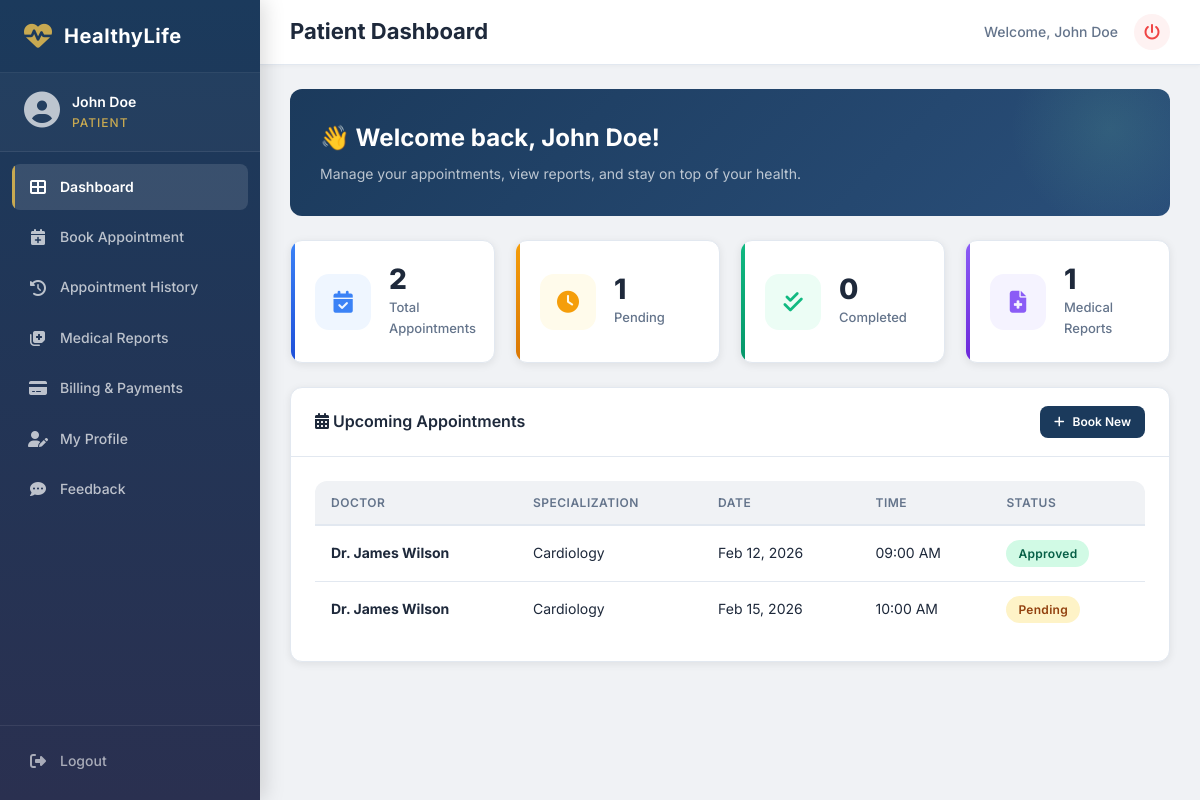
The page /patient/dashboard.php (signed in) on the database its author committed.
### tables this page shows
CREATE TABLE IF NOT EXISTS `appointments` (
  `id` INT AUTO_INCREMENT PRIMARY KEY,
  `patient_id` INT NOT NULL,
  `doctor_id` INT NOT NULL,
  `appointment_date` DATE NOT NULL,
  `appointment_time` TIME NOT NULL,
  `status` ENUM('pending','approved','completed','cancelled') NOT NULL DEFAULT 'pending',
  `reason` TEXT DEFAULT NULL,
  `notes` TEXT DEFAULT NULL,
  `created_at` TIMESTAMP DEFAULT CURRENT_TIMESTAMP,
  `updated_at` TIMESTAMP DEFAULT CURRENT_TIMESTAMP ON UPDATE CURRENT_TIMESTAMP,
  FOREIGN KEY (`patient_id`) REFERENCES `users`(`id`) ON DELETE CASCADE,
  FOREIGN KEY (`doctor_id`) REFERENCES `users`(`id`) ON DELETE CASCADE
);

CREATE TABLE IF NOT EXISTS `users` (
  `id` INT AUTO_INCREMENT PRIMARY KEY,
  `full_name` VARCHAR(100) NOT NULL,
  `email` VARCHAR(150) NOT NULL UNIQUE,
  `password` VARCHAR(255) NOT NULL,
  `role` ENUM('admin','doctor','patient','receptionist') NOT NULL DEFAULT 'patient',
  `phone` VARCHAR(20) DEFAULT NULL,
  `gender` ENUM('male','female','other') DEFAULT NULL,
  `date_of_birth` DATE DEFAULT NULL,
  `address` TEXT DEFAULT NULL,
  `profile_image` VARCHAR(255) DEFAULT NULL,
  `specialization` VARCHAR(100) DEFAULT NULL,
  `consulting_hours` VARCHAR(100) DEFAULT NULL,
  `consulting_days` VARCHAR(255) DEFAULT NULL,
  `consulting_fee` DECIMAL(10,2) DEFAULT NULL,
  `is_active` TINYINT(1) NOT NULL DEFAULT 1,
  `created_at` TIMESTAMP DEFAULT CURRENT_TIMESTAMP,
  `updated_at` TIMESTAMP DEFAULT CURRENT_TIMESTAMP ON UPDATE CURRENT_TIMESTAMP
);

### patient/dashboard.php (the view, shortened to what this page needs)
<?php
require_once __DIR__ . '/../middleware/check_login.php';
$userId = $_SESSION['user_id'];
$totalAppointments = $conn->query("SELECT COUNT(*) as c FROM appointments WHERE patient_id = $userId")->fetch_assoc()['c'];
$pendingAppts = $conn->query("SELECT COUNT(*) as c FROM appointments WHERE patient_id = $userId AND status='pending'")->fetch_assoc()['c'];
$completedAppts = $conn->query("SELECT COUNT(*) as c FROM appointments WHERE patient_id = $userId AND status='completed'")->fetch_assoc()['c'];
$totalReports = $conn->query("SELECT COUNT(*) as c FROM medical_reports WHERE patient_id = $userId")->fetch_assoc()['c'];
$upcoming = $conn->query("
    SELECT a.*, d.full_name as doctor_name, d.specialization
    FROM appointments a
    JOIN users d ON a.doctor_id = d.id
    WHERE a.patient_id = $userId AND a.appointment_date >= CURDATE() AND a.status IN ('pending','approved')
    ORDER BY a.appointment_date ASC, a.appointment_time ASC LIMIT 5
");
require_once __DIR__ . '/../includes/header.php';
require_once __DIR__ . '/../includes/sidebar.php';
?>
<div class="welcome-card">
    <h2>👋 Welcome back, <?php echo htmlspecialchars($_SESSION['full_name']); ?>!</h2>
    <p>Manage your appointments, view reports, and stay on top of your health.</p>
</div>
<div class="stats-grid">
    <div class="stat-card blue">
        <div class="stat-icon blue"><i class="fas fa-calendar-check"></i></div>
        <div class="stat-details"><h3><?php echo $totalAppointments; ?></h3><p>Total Appointments</p></div>
    </div>
    <div class="stat-card orange">
        <div class="stat-icon orange"><i class="fas fa-clock"></i></div>
        <div class="stat-details"><h3><?php echo $pendingAppts; ?></h3><p>Pending</p></div>
    </div>
    <div class="stat-card green">
        <div class="stat-icon green"><i class="fas fa-check-double"></i></div>
        <div class="stat-details"><h3><?php echo $completedAppts; ?></h3><p>Completed</p></div>
    </div>
    <div class="stat-card purple">
        <div class="stat-icon purple"><i class="fas fa-file-medical"></i></div>
        <div class="stat-details"><h3><?php echo $totalReports; ?></h3><p>Medical Reports</p></div>
    </div>
</div>
<div class="card">
    <div class="card-header">
        <h2><i class="fas fa-calendar-alt"></i> Upcoming Appointments</h2>
        <a href="<?php echo APP_URL; ?>/patient/book_appointment.php" class="btn btn-primary btn-sm"><i class="fas fa-plus"></i> Book New</a>
    </div>
    <div class="card-body">
        <?php if ($upcoming->num_rows > 0): ?>
        <div class="table-responsive">
            <table>
                <thead><tr><th>Doctor</th><th>Specialization</th><th>Date</th><th>Time</th><th>Status</th></tr></thead>
                <tbody>
                    <?php while ($u = $upcoming->fetch_assoc()): ?>
                    <tr>
                        <td data-label="Doctor"><strong><?php echo htmlspecialchars($u['doctor_name']); ?></strong></td>
                        <td data-label="Specialization"><?php echo htmlspecialchars($u['specialization']); ?></td>
                        <td data-label="Date"><?php echo date('M d, Y', strtotime($u['appointment_date'])); ?></td>
                        <td data-label="Time"><?php echo date('h:i A', strtotime($u['appointment_time'])); ?></td>
                        <td data-label="Status"><span class="badge badge-<?php echo $u['status']; ?>"><?php echo ucfirst($u['status']); ?></span></td>
                    </tr>
                    <?php endwhile; ?>
                </tbody>
            </table>
        </div>
        <?php else: ?>
            <div class="empty-state"><i class="fas fa-calendar-times"></i><p>No upcoming appointments</p></div>
        <?php endif; ?>
    </div>
</div>
<?php require_once __DIR__ . '/../includes/footer.php'; ?>

### includes/includes.css (style rules this page uses)
:root { --theme-primary: #1a1f3d; --theme-primary-light: #2a3050; --sidebar-width: 260px; --sidebar-collapsed: 0px; --topbar-height: 65px; --border-radius: 12px; --border-radius-sm: 8px; --shadow-sm: 0 2px 8px rgba(0, 0, 0, 0.08); --shadow-md: 0 4px 16px rgba(0, 0, 0, 0.12); --shadow-lg: 0 8px 32px rgba(0, 0, 0, 0.16); --transition: all 0.3s cubic-bezier(0.4, 0, 0.2, 1); --font-family: 'Inter', -apple-system, BlinkMacSystemFont, sans-serif; --color-success: #10b981; --color-danger: #ef4444; --color-warning: #f59e0b; --color-info: #3b82f6; --bg-body: #f0f2f5; --bg-card: #ffffff; --text-primary: #1e293b; --text-secondary: #64748b; --text-muted: #94a3b8; --border-color: #e2e8f0; --gold-accent: #c8a951; --bg-light: #f8fafc; --text-accent: #6366f1; }
*, *::before, *::after { margin: 0; padding: 0; box-sizing: border-box; }
body { font-family: var(--font-family); background: var(--bg-body); color: var(--text-primary); line-height: 1.6; overflow-x: hidden; -webkit-text-size-adjust: 100%; }
a { text-decoration: none; color: inherit; }
.card { background: var(--bg-card); border-radius: var(--border-radius); box-shadow: var(--shadow-sm); border: 1px solid var(--border-color); transition: var(--transition); overflow: hidden; }
.card-header { padding: 18px 24px; border-bottom: 1px solid var(--border-color); display: flex; align-items: center; justify-content: space-between; gap: 12px; flex-wrap: wrap; }
.card-header h2 { font-size: 16px; font-weight: 600; color: var(--text-primary); }
.card-body { padding: 24px; }
.stats-grid { display: grid; grid-template-columns: repeat(auto-fit, minmax(200px, 1fr)); gap: 20px; margin-bottom: 24px; }
.stat-card { background: var(--bg-card); border-radius: var(--border-radius); padding: 24px; display: flex; align-items: center; gap: 18px; box-shadow: var(--shadow-sm); border: 1px solid var(--border-color); transition: var(--transition); position: relative; overflow: hidden; }
.stat-card::after { content: ''; position: absolute; top: 0; left: 0; width: 4px; height: 100%; border-radius: 4px 0 0 4px; }
.stat-card.blue::after { background: linear-gradient(180deg, #3b82f6, #1d4ed8); }
.stat-card.green::after { background: linear-gradient(180deg, #10b981, #059669); }
.stat-card.purple::after { background: linear-gradient(180deg, #8b5cf6, #6d28d9); }
.stat-card.orange::after { background: linear-gradient(180deg, #f59e0b, #d97706); }
.stat-icon { width: 56px; height: 56px; border-radius: 14px; display: flex; align-items: center; justify-content: center; font-size: 22px; flex-shrink: 0; }
.stat-icon.blue { background: #eff6ff; color: #3b82f6; }
.stat-icon.green { background: #ecfdf5; color: #10b981; }
.stat-icon.purple { background: #f5f3ff; color: #8b5cf6; }
.stat-icon.orange { background: #fffbeb; color: #f59e0b; }
.stat-details h3 { font-size: 28px; font-weight: 800; color: var(--text-primary); line-height: 1; margin-bottom: 4px; }
.stat-details p { font-size: 13px; color: var(--text-secondary); font-weight: 500; }
.table-responsive { overflow-x: auto; border-radius: var(--border-radius); -webkit-overflow-scrolling: touch; }
table { width: 100%; border-collapse: collapse; min-width: 600px; }
table thead th { background: var(--bg-body); padding: 12px 16px; text-align: left; font-size: 12px; font-weight: 600; text-transform: uppercase; letter-spacing: 0.5px; color: var(--text-secondary); border-bottom: 2px solid var(--border-color); white-space: nowrap; }
table tbody td { padding: 14px 16px; font-size: 14px; border-bottom: 1px solid var(--border-color); color: var(--text-primary); vertical-align: middle; }
table tbody tr { transition: var(--transition); }
table tbody tr:last-child td { border-bottom: none; }
.badge { display: inline-flex; align-items: center; padding: 4px 12px; border-radius: 20px; font-size: 12px; font-weight: 600; letter-spacing: 0.3px; white-space: nowrap; }
.badge-pending { background: #fef3c7; color: #92400e; }
.badge-approved { background: #d1fae5; color: #065f46; }
.btn { display: inline-flex; align-items: center; gap: 8px; padding: 10px 20px; border-radius: var(--border-radius-sm); font-size: 14px; font-weight: 600; cursor: pointer; border: none; transition: var(--transition); font-family: var(--font-family); text-decoration: none; white-space: nowrap; justify-content: center; }
.btn-primary { background: var(--theme-primary); color: #fff; }
.btn-sm { padding: 6px 14px; font-size: 12px; }

### rows shown on the page
appointments: doctor.full_name "Dr. James Wilson", doctor.specialization "Cardiology", appointment_date "Feb 12, 2026", appointment_time "09:00 AM", status "Approved"
appointments: doctor.full_name "Dr. James Wilson", doctor.specialization "Cardiology", appointment_date "Feb 15, 2026", appointment_time "10:00 AM", status "Pending"

### other values the page prints
$_SESSION['full_name'] "John Doe"
$role "PATIENT"
$pageTitle "Patient Dashboard"
$totalAppointments "2"
$pendingAppts "1"
$completedAppts "0"
$totalReports "1"
